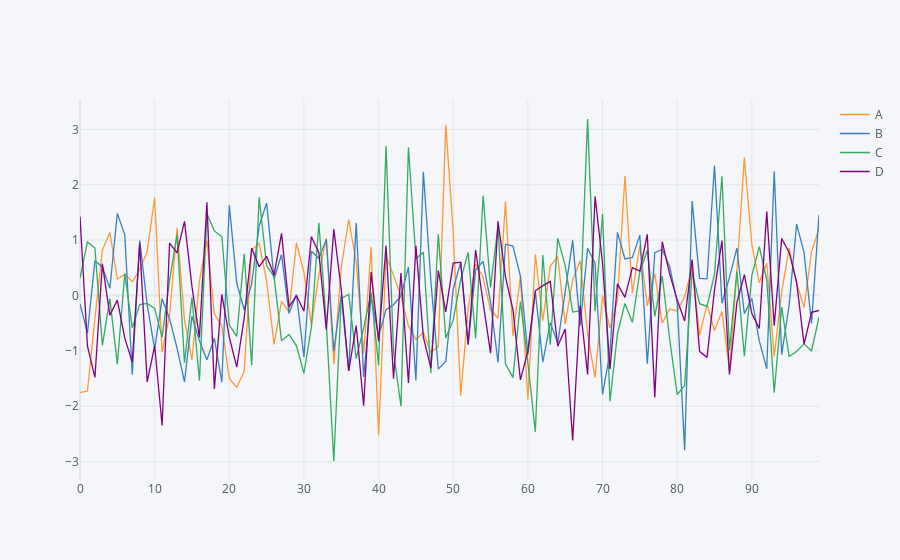

Source (notebook cell):
### Markdown cell above
Now we have all set for interactive plotting, we have the required libraries and data. Let's start with our very first interactive plot! This is very simple!<br>

Remember, if we call just `plot()`, pandas will generate plot with matplotlib. Changing `plot()` to `iplot()` do the magic and the plot is now interactive! <br>
##  `iplot()`

Let's try with our dataframe df1!

### Code cell
# df1.plot()
df1.iplot()
